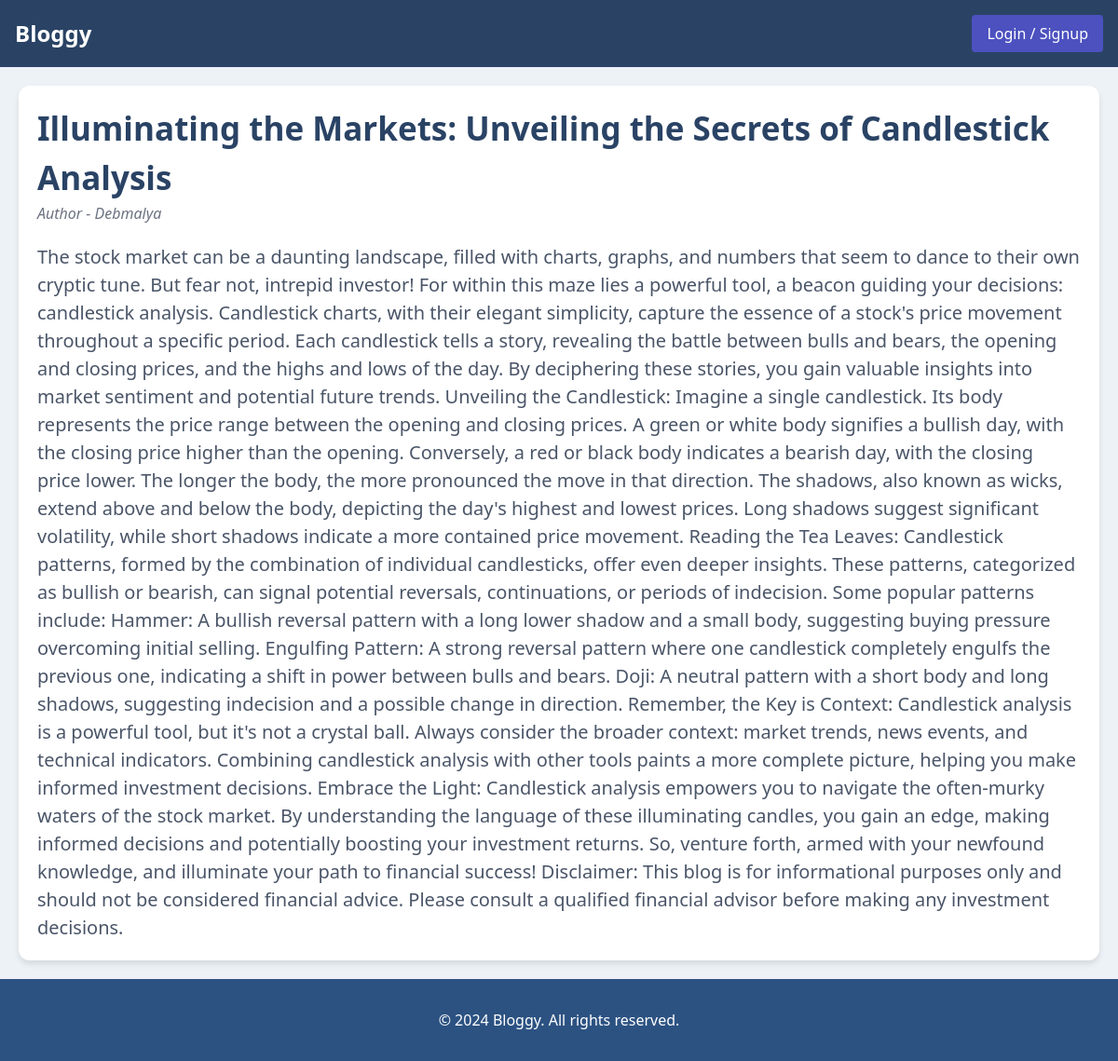
Screenshot of /blog/1708776867.609455 with the database file from the repository.
### utils/db.py (models this page shows)
class Blog(db.Model):
    blogId = db.Column(db.String(50), primary_key=True)
    title = db.Column(db.String(100), nullable=False)
    body = db.Column(db.String(1000), nullable=False)
    imageURI = db.Column(db.String(50), nullable=True)
    blogsCreated = db.relationship('AllBlogs', backref='blog', cascade='all, delete-orphan')

class AllBlogs(db.Model):
    userName = db.Column(db.String(50), db.ForeignKey('user.userName', ondelete='CASCADE'), primary_key=True)
    blogId = db.Column(db.String(50), db.ForeignKey('blog.blogId', ondelete='CASCADE'), primary_key=True)

### main.py (the view)
@app.route('/blog/<string:blogId>')
def blog(blogId):
    blogs = AllBlogs.query.all()
    for blog in blogs:
        if blog.blogId== blogId:
            userName= blog.userName
            break
    blogDetail= Blog.query.get(blogId)
    title = blogDetail.title
    body = blogDetail.body
    return render_template('blog.html', title=title, author=userName, content=body)

### templates/blog.html (shortened to what this page needs)
<!DOCTYPE html>
<html lang="en">
<head>
    <link rel="stylesheet" href="/static/home.css">
    <link rel="stylesheet" href="https://cdn.jsdelivr.net/npm/tailwindcss@2.2.19/dist/tailwind.min.css">
</head>
<body>
    <nav class="navbar p-4 flex justify-between items-center">
        <a href="/"><div class="text-white text-2xl font-bold">Bloggy</div></a>
        {% if "userName" in session %}
        <a href="/logout"><button class="text-white px-4 py-2 rounded logout">Logout</button></a>
        {% else %}
        <a href="/login"><button class="text-white px-4 py-2 rounded">Login / Signup</button></a>
        {% endif %}
    </nav>
    <div class="blog-card-one-blog-showing">
        <h1 class="blog-title">{{title}}</h1>
        <p class="blog-author">Author - {{author}}</p>
        <p class="blog-body">
            {{content}}
        </p>
    </div>
    <footer>
        <p>&copy; 2024 Bloggy. All rights reserved.</p>
    </footer>
</body>
</html>

### static/home.css (style rules this page uses)
body { display: flex; flex-direction: column; min-height: 100vh; background-color: #edf2f7; font-family: 'Poppins', sans-serif; }
.blog-card-one-blog-showing { background-color: #ffffff; border-radius: 12px; box-shadow: 0 4px 6px rgba(0, 0, 0, 0.1); margin: 20px; padding: 20px; }
.blog-title { font-size: 35px; font-weight: bold; color: #2a4365; }
.blog-author { font-style: italic; color: #6b7280; }
.blog-body { margin-top: 20px; color: #4a5568; font-size: 20px; }
.navbar { background-color: #2a4365; }
.navbar button { background-color: #4c51bf; transition: background-color 0.3s ease; }
footer { text-align: center; margin-top: auto; background-color: #2c5282; color: #ffffff; padding: 2rem 0; text-align: center; }

### rows the page displays
Blog: title "Illuminating the Markets: Unveiling the Secrets of Candlestick Analysis", body "The stock market can be a daunting landscape, filled with charts, graphs, and numbers that seem to dance to their own cryptic tune. But fear not, intrepid investor! For within this maze lies a powerful tool, a beacon guiding your decisions: candlestick analysis. Candlestick charts, with their elegant simplicity, capture the essence of a stock's price movement throughout a specific period. Each candlestick tells a story, revealing the battle between bulls and bears, the opening and closing prices, and the highs and lows of the day. By deciphering these stories, you gain valuable insights into market sentiment and potential future trends. Unveiling the Candlestick: Imagine a single…"
AllBlogs: userName "Debmalya"
